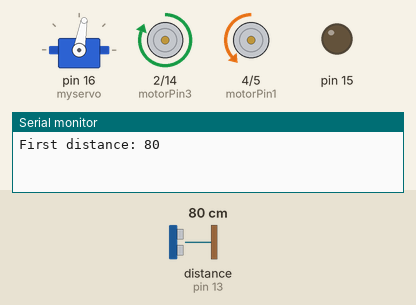
Bench run of a sketch on a simulated Arduino Uno, built with avr-gcc and run on an emulated ATmega328P. Shown: servo, motor-driver pin pairs drawn as motors (green arrow = first pin HIGH = forward, orange = second pin HIGH = backward, longer = more drive), output pins drawn as LEDs (lit = HIGH), the last lines printed to the serial monitor. Wiring (inferred from the names in the program): ultrasonic range finder: trigger pin 12; echo pin 13. The test bench sets the inputs (shaded band); at power-on: distance to the obstacle (sensor on pin 13) 80 cm. The echo pulse lasts 58.3 µs per cm; pins used as bus, display or sensor lines are not drawn.

Above: at 2.5 s.
2.6 s: distance to the obstacle (sensor on pin 13) set to 34 cm
4.1 s: distance to the obstacle (sensor on pin 13) set to 27 cm
At 5.2 s:
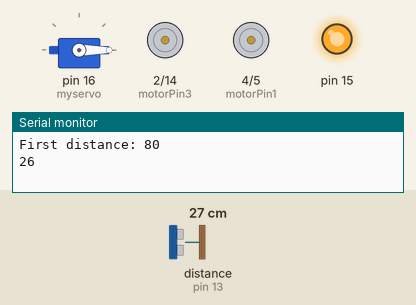
At 6.9 s:
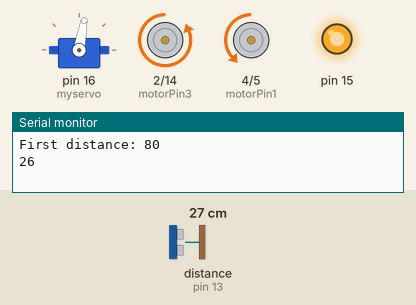
7.1 s: distance to the obstacle (sensor on pin 13) set to 23 cm
10.1 s: distance to the obstacle (sensor on pin 13) set to 19 cm
13.1 s: distance to the obstacle (sensor on pin 13) set to 35 cm
At 13.8 s:
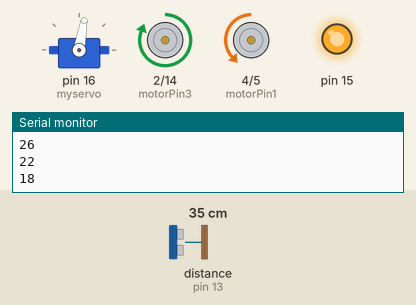
14.6 s: distance to the obstacle (sensor on pin 13) set to 2 cm
At 16.4 s:
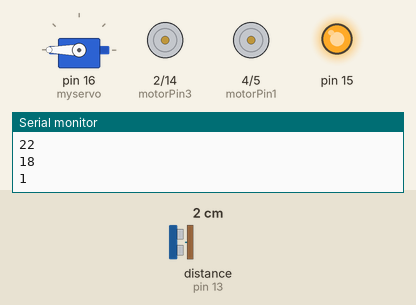
Timing chart, 0 to 18.6 s (numbered marks = the images above; inputs shaded):
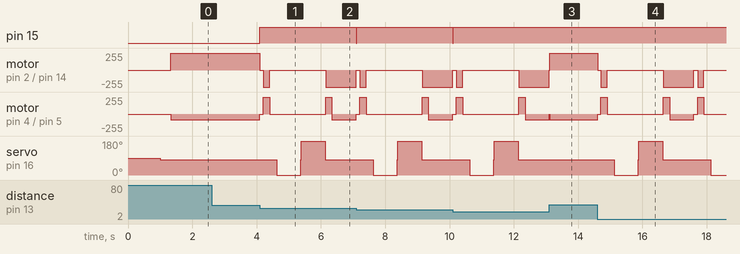

The sketch:

Obstacle_Avoiding_Vehicle.ino
```cpp
/*
OBSTACLE-AVOIDING ROVER USING THE INVENT ONE(R)
Required components;
1. Invent One Prototyping Board
2. HCSR04 Ultrasonic Range Finder
3. Servo Motor
4. L298N DC Motor Driver
5. Rover chasis and 4 DC motors

.........................................................
Written by Adesanya Toba, with help from the InvenTech team
Code adapted from http://www.educ8s.tv

*/

//Include the Servo library
#include <Servo.h>

//Assign GPIO 12 and 13 to the TRIG and ECHO pins of the HCSR04
//Ultrasonic rangefinder,respectively
#define trigPin 12
#define echoPin 13

//Create an instance of the Servo library
Servo myservo;

//Assign pins for the L298N motor driver
//IN1 = 4, IN2 =5, IN3 = 2(SDA), IN4 = 14(SCK)

//Motor A
#define motorPin1 4
#define motorPin2 5
//Motor B
#define motorPin3 2
#define motorPin4 14

int distance = 0;

void setup()
{
	//setup the motordriver pins as OUTPUT
	pinMode(motorPin1, OUTPUT);
	pinMode(motorPin2, OUTPUT);
	pinMode(motorPin3, OUTPUT);
	pinMode(motorPin4, OUTPUT);

	Serial.begin(9600);
	//setup the pinmode for the ultrasonic sensor
	pinMode(trigPin, OUTPUT);
	pinMode(echoPin, INPUT);
	//assign the servo pin to 16
	myservo.attach(16);
	delay(1000);
	//allign the servo to its centre, mine was 80
	//this value may vary, depending on your calculation
	myservo.write(80);

  pinMode(15, OUTPUT);
	//read the distance a couple of times to get a steady value
	distance = readDistance();
	delay(100);
	distance = readDistance();
	delay(100);
	distance = readDistance();
	delay(100);
	//printing to the serial monitor (just for debugging)
	//can be commented out
	Serial.print("First distance: ");
	Serial.println(distance);
	//moveForward();
}

void loop()
{
	//initiate straight, left and right distance variables to 0
	int distanceS = 0;
	int distanceR = 0;
	int distanceL = 0;

	//this will loop every 40 milliseconds
	delay(10);
	//moveForward();
	//measure the distance, in cm, from any obstacle
	distance = readDistance();

	if (distance < 30)
	{
    digitalWrite(15, HIGH);
		//if the distance is less than 30cm, STOP
		moveStop();
		delay(100);
		//read the distance again(just for debugging)
		distance = readDistance();
		Serial.println(distance);
		//move back for 200ms
		moveBackward();
		delay(200);
		//STOP after 200ms
		moveStop();
		//look straight
		delay(200);
		distanceS = readDistance();
		delay(10);
		//look LEFT and measure distance
		distanceL = lookLeft();
		delay(10);
		//look RIGHT and measure distance
		distanceR = lookRight();
		delay(10);

		//compare and decide where to go
		if (distanceS < 20 || distanceL < 20 || distanceR < 20)
		{
			moveStop();
			delay(10);
			moveBackward();
			delay(200);
			move360();
			delay(750);
			moveStop();
		}

		else if (distanceL > distanceR && distanceL > distanceS)
		{
			turnLeft();
      		digitalWrite(15, LOW);
			moveStop();
		}
		else if(distanceR > distanceL && distanceR > distanceS)
		{
			turnRight();
      		digitalWrite(15, LOW);
			moveStop();
		}
		else if (distanceS > distanceL && distanceS > distanceR)
		{
			moveForward();
		}
		else
		{
			moveStop();
			moveBackward();
			delay(200);
			move360();
			delay(750);
      		digitalWrite(15, LOW);
			moveStop();
		}
	}
	else {
		//if distance is greater than 30cm,
		//keep moving forward
		moveForward();
	}
	distance = readDistance();
}

// Necessary Functions
int readDistance()
{
	int duration, distanceCM;
	//digitalWrite(trigPin, LOW);
	delayMicroseconds(100);
	digitalWrite(trigPin, HIGH);
	delayMicroseconds(100);
	digitalWrite(trigPin, LOW);

	duration = pulseIn(echoPin, HIGH);

	distanceCM = (duration / 2) / 29;

	//Serial.print(distanceCM);
	//Serial.println("cm");
	//delay(250);
	return distanceCM;
}

int lookRight()
{
	myservo.write(180);
	delay(250);
	int distance = readDistance();
	delay(500);
	myservo.write(80);
	return distance;
}

int lookLeft()
{
	myservo.write(0);
	delay(250);
	int distance = readDistance();
	delay(500);
	myservo.write(80);
	return distance;
}

void turnLeft() {
	analogWrite(motorPin1, 0);
	analogWrite(motorPin2, 600);
	analogWrite(motorPin3, 0);
	analogWrite(motorPin4, 0);
	delay(400);
	//moveForward();
}

void turnRight() {
	analogWrite(motorPin1, 0);
	analogWrite(motorPin2, 0);
	analogWrite(motorPin3, 600);
	analogWrite(motorPin4, 0);
	delay(400);
	//moveForward();
}

void moveForward()
{
	analogWrite(motorPin1, 0);
	analogWrite(motorPin2, 600);
	analogWrite(motorPin3, 600);
	analogWrite(motorPin4, 0);
}

void moveBackward() {

	analogWrite(motorPin1, 600);
	analogWrite(motorPin2, 0);
	analogWrite(motorPin3, 0);
	analogWrite(motorPin4, 600);

}

void move360()
{
	analogWrite(motorPin1, 0);
	analogWrite(motorPin2, 600);
	analogWrite(motorPin3, 0);
	analogWrite(motorPin4, 600);
}

void moveStop() {
	analogWrite(motorPin1, 0);
	analogWrite(motorPin2, 0);
	analogWrite(motorPin3, 0);
	analogWrite(motorPin4, 0);
}

/*WAKANDA FOREVER*/
```

Measured:
- the behaviour switches between 31 and 30 cm on distance to the obstacle (sensor on pin 13) (found by bisection; images 0 and 1)
- after the input at 2.6 s, every drawn part: stays the same
- after the input at 4.1 s, pin 15: LOW → HIGH at once, → LOW 3.0 s later; motor on pin 2 (motorPin3) / pin 14 (motorPin4): goes stopped 0.10 s, backward 255/255 0.20 s, stopped 1.7 s, backward 255/255 0.95 s, then stopped, starting at once
- after the input at 13.1 s, servo on pin 16 (myservo): stays 80° (without the input it goes to 0° after 0.54 s)
